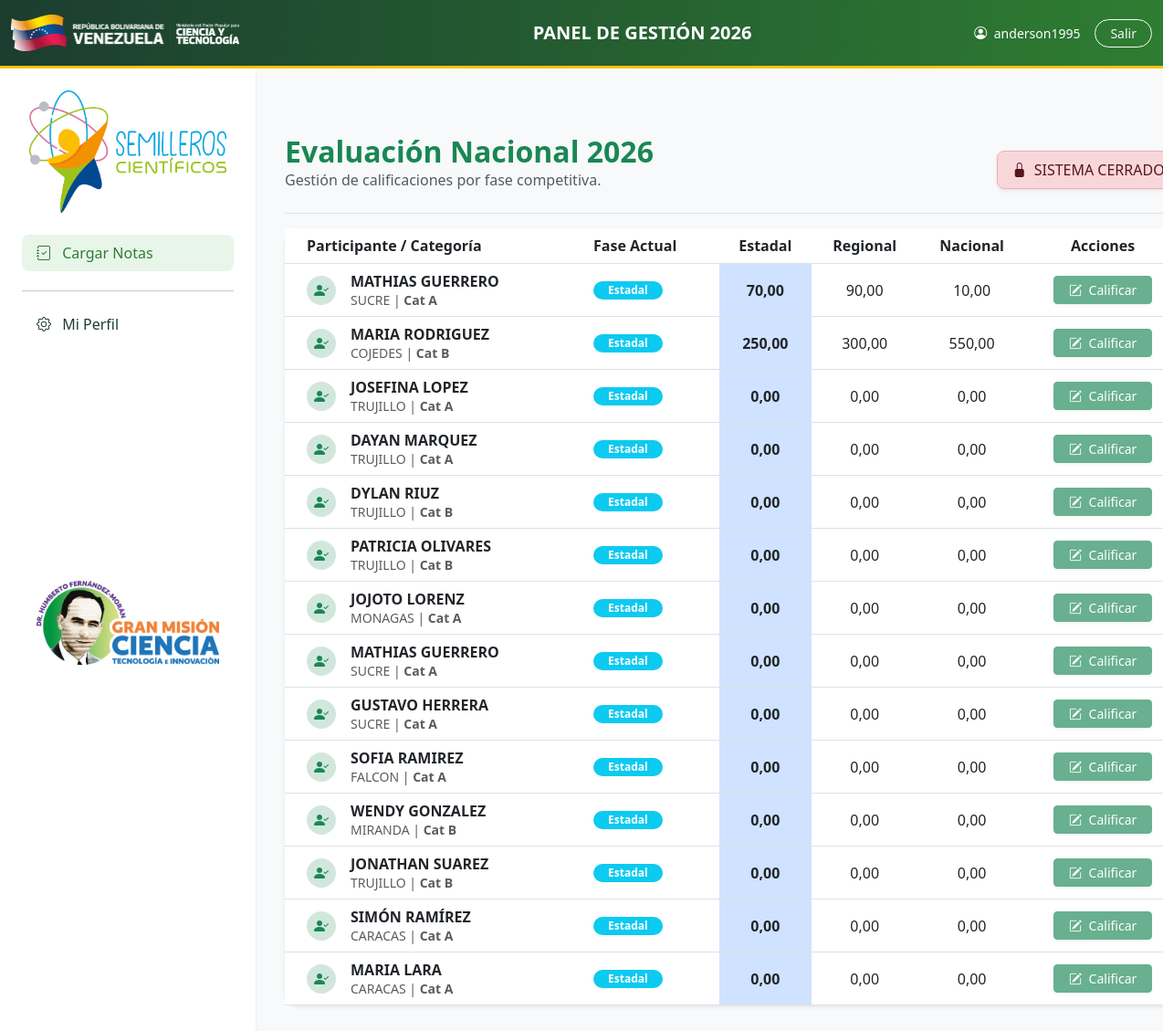
Page /evaluador/cargar_notas (signed in) on the earlier database version.
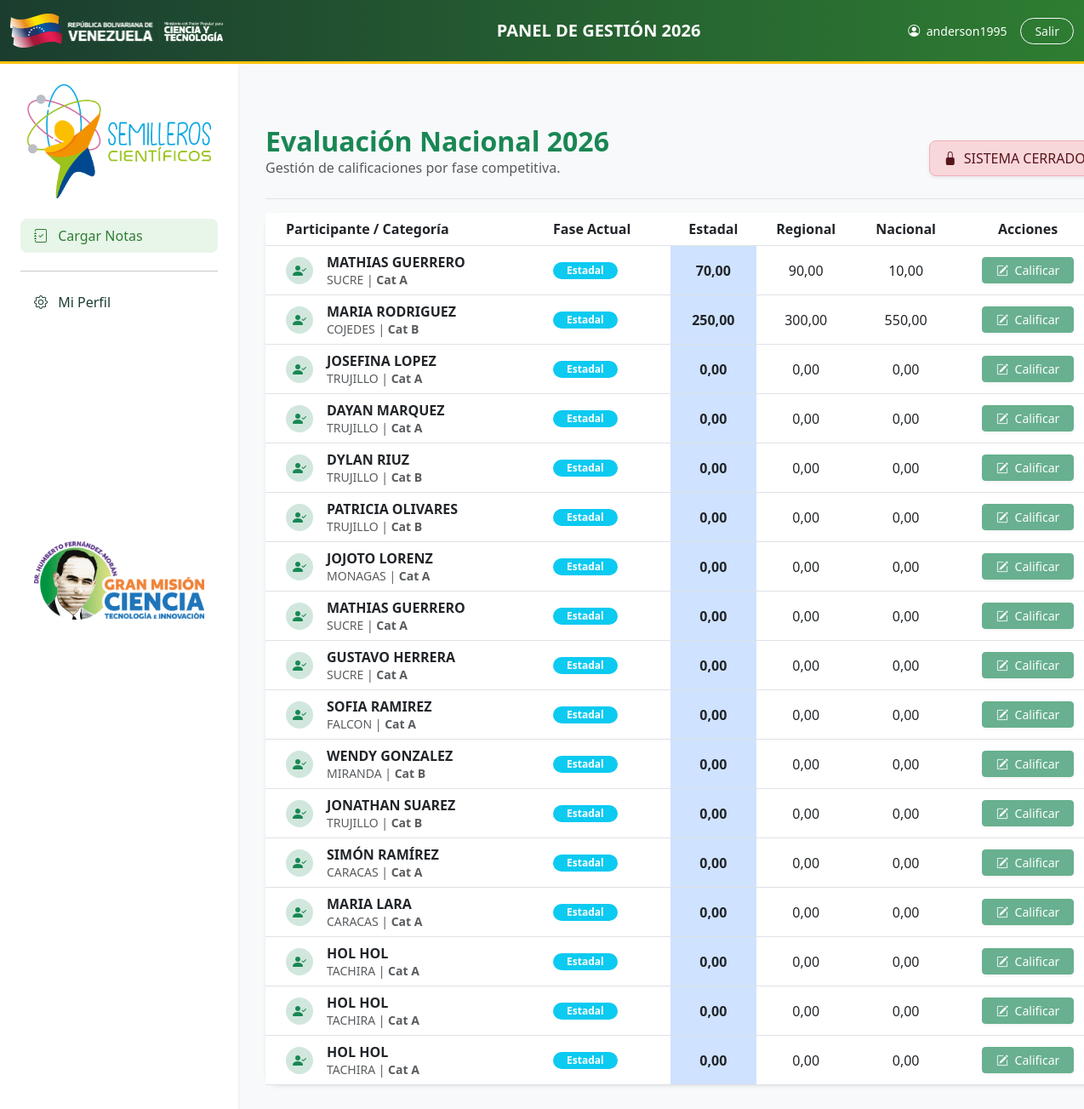
Same page on the later database version.
### database.py (models this page shows)
class Usuario(db.Model, UserMixin):
    __tablename__ = 'usuario'
    id = db.Column(db.Integer, primary_key=True)
    username = db.Column(db.String(50), unique=True, nullable=False)
    password = db.Column(db.String(100), nullable=False)
    rol = db.Column(db.String(30), nullable=False)
    tutor_perfil = db.relationship('Tutor', backref='usuario', uselist=False)

class Joven(db.Model):
    __tablename__ = 'jovenes'
    id = db.Column(db.Integer, primary_key=True)
    nombres = db.Column(db.String(100), nullable=False)
    segundo_nombre = db.Column(db.String(100), nullable=True)
    apellidos = db.Column(db.String(100), nullable=False)
    segundo_apellido = db.Column(db.String(100), nullable=True)
    cedula = db.Column(db.String(20), unique=True, nullable=False)
    edad = db.Column(db.Integer, nullable=False)
    sexo = db.Column(db.String(20), nullable=False)
    telefono = db.Column(db.String(20), nullable=True)
    email = db.Column(db.String(100), nullable=True)
    escuela = db.Column(db.String(200), nullable=False)
    grado = db.Column(db.String(50), nullable=False)
    categoria = db.Column(db.String(10), nullable=False) # 'A' o 'B'
    fase = db.Column(db.String(20), default='Estadal')
    estado = db.Column(db.String(50), nullable=False)
    municipio = db.Column(db.String(100), nullable=False)
    parroquia = db.Column(db.String(100), nullable=False)
    talla_camisa = db.Column(db.String(5), nullable=True)
    condicion_salud = db.Column(db.Text, nullable=True)
    nota_estadal = db.Column(db.Float, default=0.0)
    nota_regional = db.Column(db.Float, default=0.0)
    nota_nacional = db.Column(db.Float, default=0.0)
    nota_final = db.Column(db.Float, default=0.0)
    rep_nombre1 = db.Column(db.String(100), nullable=True)
    rep_nombre2 = db.Column(db.String(100), nullable=True)
    rep_apellido1 = db.Column(db.String(100), nullable=True)
    rep_apellido2 = db.Column(db.String(100), nullable=True)
    rep_cedula = db.Column(db.String(20), nullable=True)
    rep_parentesco = db.Column(db.String(50), nullable=True)
    rep_profesion = db.Column(db.String(100), nullable=True)
    rep_telefono = db.Column(db.String(20), nullable=True)
    rep_estado = db.Column(db.String(100), nullable=True)
    rep_municipio = db.Column(db.String(100), nullable=True)
    rep_parroquia = db.Column(db.String(100), nullable=True)
    tutor_id = db.Column(db.Integer, db.ForeignKey('tutor.id'), nullable=False)

### run.py (the view)
    @app.route('/evaluador/cargar_notas')
    @login_required
    def cargar_notas_lista():
        if 'evaluador' not in current_user.rol: return redirect(url_for('login'))
        jovenes = db.session.execute(select(Joven)).scalars().all()
        config = db.session.execute(select(Configuracion)).scalar_one()
        return render_template('evaluador/lista_notas.html', jovenes=jovenes, config=config)

### templates/evaluador/lista_notas.html (shortened to what this page needs)
﻿{% extends "tutor/base_tutor.html" %} {% block title %}Carga de Notas{% endblock %}
{% block content %}
<div class="d-flex justify-content-between align-items-center pt-3 pb-2 mb-3 border-bottom">
    <div>
        <h2 class="fw-bold text-success mb-0">Evaluación Nacional 2026</h2>
        <p class="text-muted">Gestión de calificaciones por fase competitiva.</p>
    </div>
    {% if not config.notas_habilitadas %}
    <div class="alert alert-danger mb-0 py-2 shadow-sm rounded-3">
        <i class="bi bi-lock-fill me-2"></i>SISTEMA CERRADO
    </div>
    {% endif %}
</div>
<div class="card shadow-sm border-0 rounded-4">
    <div class="card-body p-0">
        <div class="table-responsive">
            <table class="table table-hover align-middle mb-0">
                <thead class="bg-light">
                    <tr>
                        <th class="ps-4">Participante / Categoría</th>
                        <th>Fase Actual</th>
                        <th class="text-center">Estadal</th>
                        <th class="text-center">Regional</th>
                        <th class="text-center">Nacional</th>
                        <th class="text-center">Acciones</th>
                    </tr>
                </thead>
                <tbody>
                    {% for joven in jovenes %}
                    <tr>
                        <td class="ps-4">
                            <div class="d-flex align-items-center">
                                <div class="bg-success-subtle text-success p-2 rounded-circle me-3">
                                    <i class="bi bi-person-check-fill"></i>
                                </div>
                                <div>
                                    <span class="fw-bold d-block text-dark text-uppercase">{{ joven.nombres }} {{ joven.apellidos }}</span>
                                    <small class="text-muted">{{ joven.estado }} | <b>Cat {{ joven.categoria }}</b></small>
                                </div>
                            </div>
                        </td>
                        <td>
                            <span class="badge {% if joven.fase == 'Estadal' %}bg-info{% elif joven.fase == 'Regional' %}bg-warning text-dark{% else %}bg-danger{% endif %} rounded-pill px-3">
                                {{ joven.fase }}
                            </span>
                        </td>
                        <td class="text-center {% if joven.fase == 'Estadal' %}bg-primary-subtle fw-bold{% endif %}">
                            {{ "{:,.2f}".format(joven.nota_estadal or 0).replace(',', 'X').replace('.', ',').replace('X', '.') }}
                        </td>
                        <td class="text-center {% if joven.fase == 'Regional' %}bg-primary-subtle fw-bold{% endif %}">
                            {{ "{:,.2f}".format(joven.nota_regional or 0).replace(',', 'X').replace('.', ',').replace('X', '.') }}
                        </td>
                        <td class="text-center {% if joven.fase == 'Nacional' %}bg-primary-subtle fw-bold{% endif %}">
                            {{ "{:,.2f}".format(joven.nota_nacional or 0).replace(',', 'X').replace('.', ',').replace('X', '.') }}
                        </td>
                        <td class="text-center">
                            <button class="btn btn-success btn-sm px-3 shadow-sm"
                                    onclick="abrirModalNota({{ joven.id }}, '{{ joven.fase }}', '{{ joven.nombres }} {{ joven.apellidos }}')"
                                    {% if not config.notas_habilitadas %}disabled{% endif %}>
                                <i class="bi bi-pencil-square me-1"></i> Calificar
                            </button>
                        </td>
                    </tr>
                    {% endfor %}
                </tbody>
            </table>
        </div>
    </div>
</div>
{% endblock %}

### templates/tutor/base_tutor.html (shortened to what this page needs)
﻿<!DOCTYPE html>
<html lang="es">
<head>
    <link href="https://cdn.jsdelivr.net/npm/bootstrap@5.3.0/dist/css/bootstrap.min.css" rel="stylesheet">
    <link rel="stylesheet" href="https://cdn.jsdelivr.net/npm/bootstrap-icons@1.11.0/font/bootstrap-icons.css">
</head>
<body>
    <nav class="navbar navbar-expand-lg navbar-dark navbar-tutor">
        <div class="container-fluid">
            <img style="width: 250px; height: auto;" src="/static/cintillo3.png" class="logo-nav me-3 d-none d-md-block" alt="Cintillo">
            <div class="mx-auto" style="margin-left:50%;">
                <span class="navbar-brand fw-bold text-uppercase d-none d-lg-inline" style="margin-left:50%;">Panel de Gestión 2026</span>
            </div>
            <div class="ms-auto d-flex align-items-center">
                <span class="text-white me-3 d-none d-sm-inline small">
                    <i class="bi bi-person-circle me-1"></i> {{ current_user.username }}
                </span>
                <a href="/logout" class="btn btn-outline-light btn-sm rounded-pill px-3">Salir</a>
            </div>
        </div>
    </nav>
    <div class="container-fluid">
        <div class="row">
            <nav class="sidebar d-md-block shadow-sm">
                <div class="text-center mb-4">
                    <img style="width: 100%; height: auto;" src="/static/semilleros.png" class="img-fluid px-2" alt="Semilleros">
                </div>
                <ul class="nav flex-column">
                    {% if 'evaluador' in current_user.rol %}
                    <li class="nav-item">
                        <a class="nav-link {% if request.path == '/evaluador/cargar_notas' %}active{% endif %}" href="/evaluador/cargar_notas">
                            <i class="bi bi-journal-check me-2"></i> Cargar Notas
                        </a>
                    </li>
                    {% endif %}
                    <hr class="my-3">
                    <li class="nav-item">
                        <a class="nav-link" href="javascript:void(0)" style="cursor: default;">
                            <i class="bi bi-gear me-2"></i> Mi Perfil
                        </a>
                    </li>
                </ul>
                <div class="text-center mt-auto py-4">
                    <img src="/static/mision_ciencia.png" style="width: 200px; margin-top:100%;" alt="Misión">
                </div>
            </nav>
            <main class="main-content">
                {% block content %}{% endblock %}
            </main>
        </div>
    </div>
</body>
</html>

### templates/tutor/base_tutor.html (style rules this page uses)
:root { --nano-green: #2E7D32; --nano-light: #f8f9fa; --nano-dark: #1b3d2f; --sidebar-width: 280px; --navbar-height: 75px; }
body { background-color: var(--nano-light); font-family: 'Segoe UI', sans-serif; }
.navbar-tutor { background: linear-gradient(90deg, var(--nano-dark) 0%, var(--nano-green) 100%); border-bottom: 3px solid #FFC107; position: fixed; top: 0; width: 100%; z-index: 1030; height: var(--navbar-height); }
.sidebar { position: fixed; top: var(--navbar-height); left: 0; bottom: 0; width: var(--sidebar-width); background: white; box-shadow: 2px 0 5px rgba(0,0,0,0.05); z-index: 1000; overflow-y: auto; padding: 1.5rem; transition: all 0.3s; }
.main-content { margin-top: var(--navbar-height); margin-left: var(--sidebar-width); padding: 2rem; min-height: calc(100vh - var(--navbar-height)); }
.nav-link { color: var(--nano-dark); font-weight: 500; border-radius: 8px; margin-bottom: 5px; }
.nav-link:hover, .nav-link.active { background-color: #e8f5e9; color: var(--nano-green); }
.logo-nav { height: 40px; }

### templates/evaluador/lista_notas.html (style rules this page uses)
body { background-color: #f8f9fa; margin: 0; padding: 0; width: 82%; }

Differences in the rows shown:
added Joven: nombres "HOL", apellidos "HOL", estado "TACHIRA", categoria "A", fase "Estadal", nota_estadal "0,00", nota_regional "0,00", nota_nacional "0,00"
added Joven: nombres "HOL", apellidos "HOL", estado "TACHIRA", categoria "A", fase "Estadal", nota_estadal "0,00", nota_regional "0,00", nota_nacional "0,00"
added Joven: nombres "HOL", apellidos "HOL", estado "TACHIRA", categoria "A", fase "Estadal", nota_estadal "0,00", nota_regional "0,00", nota_nacional "0,00"
